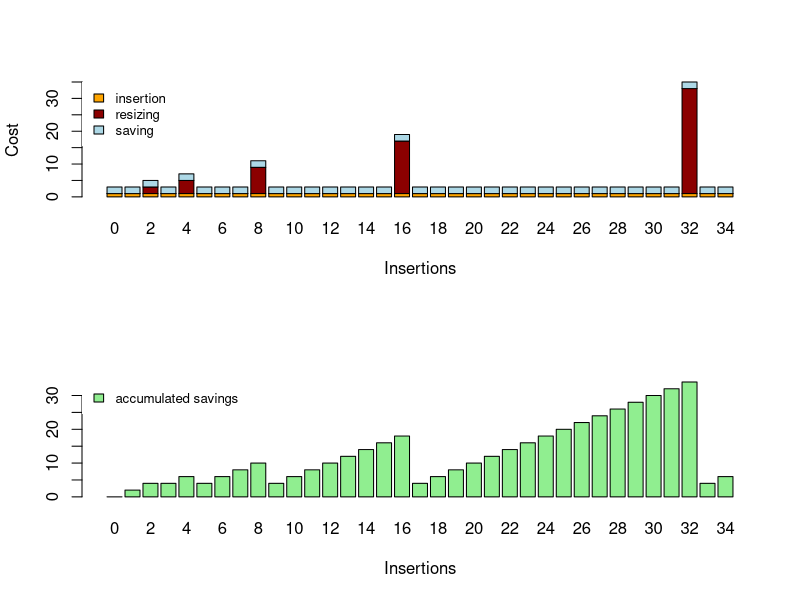

Source code (R):
#  Generate a view of the capacity of an array that grow by two

MAX <- 35;

data <- matrix(ncol = MAX, nrow = 6);
rownames(data) <- c("length", "capacity", "insertion", "resizing", "extra", "bank");

cost <- 1;
length <- 0;
capacity <- 2;
step <- 0;
extra <- 2;
bank <- 0;
while (step < MAX) {
    data[1, step+1] <- length;
    data[2, step+1] <- capacity - length;
    data[3, step+1] <- 1;
    data[4, step+1] <- if (capacity == length) length else 0;
    data[5, step+1] <- extra;
    data[6, step+1] <- bank;
    bank <- if (length == capacity) bank - length + extra else bank + extra;
    if (length >= capacity) {
        capacity <- capacity * 2;
    }
    length <- length + 1;
    step <- step + 1;
}

show(data);

png("banker.png", height=20, width=18, units="cm", res=200);

par(mfrow=c(2,1))

barplot(data[c(3,4,5),],
        names.arg=data[1,],
        xlab="Insertions",
        ylab="Cost",
        col=c("orange", "darkred", "lightblue"));

legend("topleft",
       c("insertion", "resizing", "saving"),
       cex = 0.8,
       fill = c("orange", "darkred", "lightblue"),
       box.lty=0);

barplot(data[6,],
        names.arg=data[1,],
        xlab="Insertions",
        ylab="",
        col=c("lightgreen"));

legend("topleft",
       c("accumulated savings"),
       cex = 0.8,
       fill = c("lightgreen"),
       box.lty=0);

dev.off();
